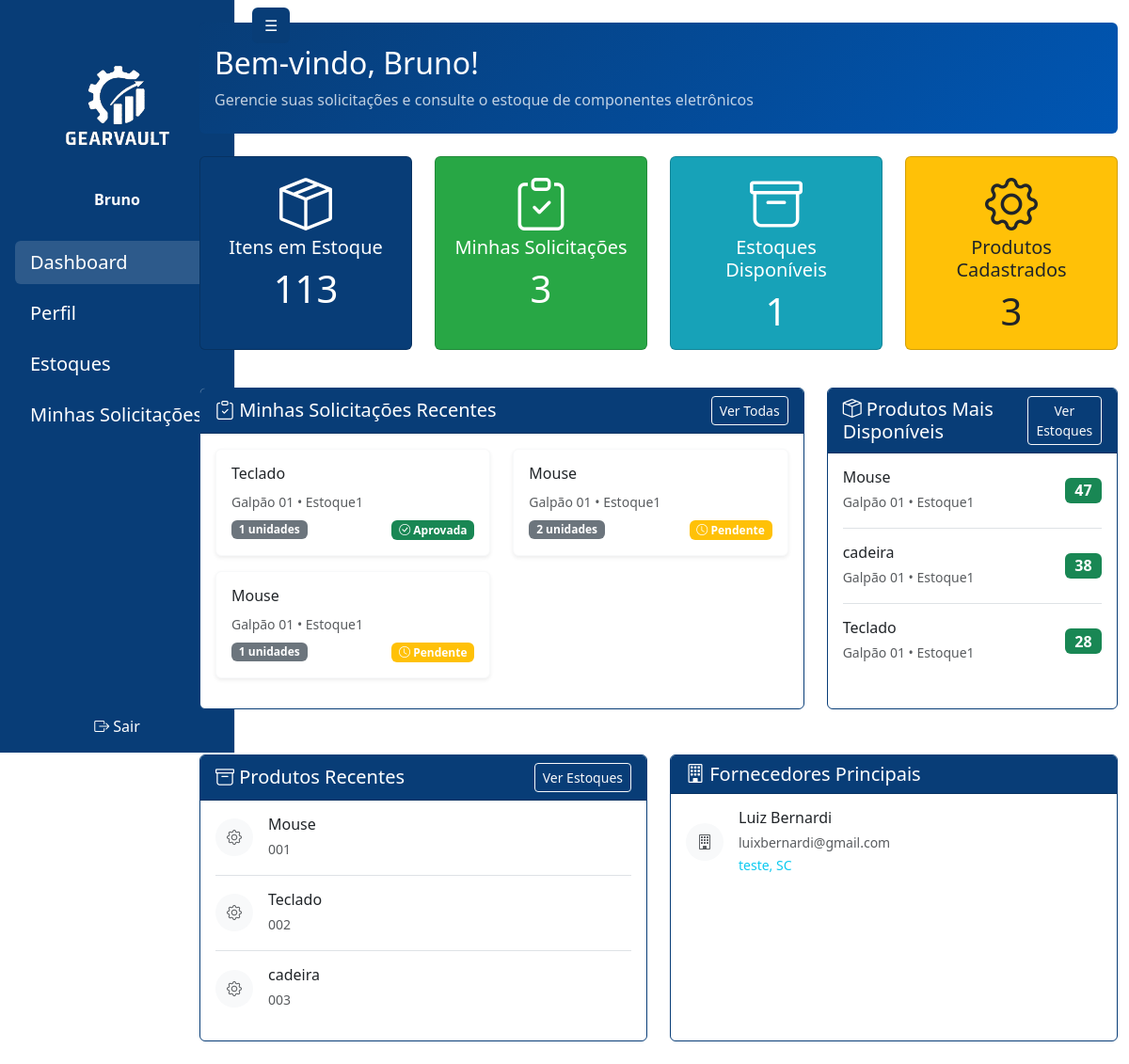
The app's page /usuario/painel/ (signed in), older data.
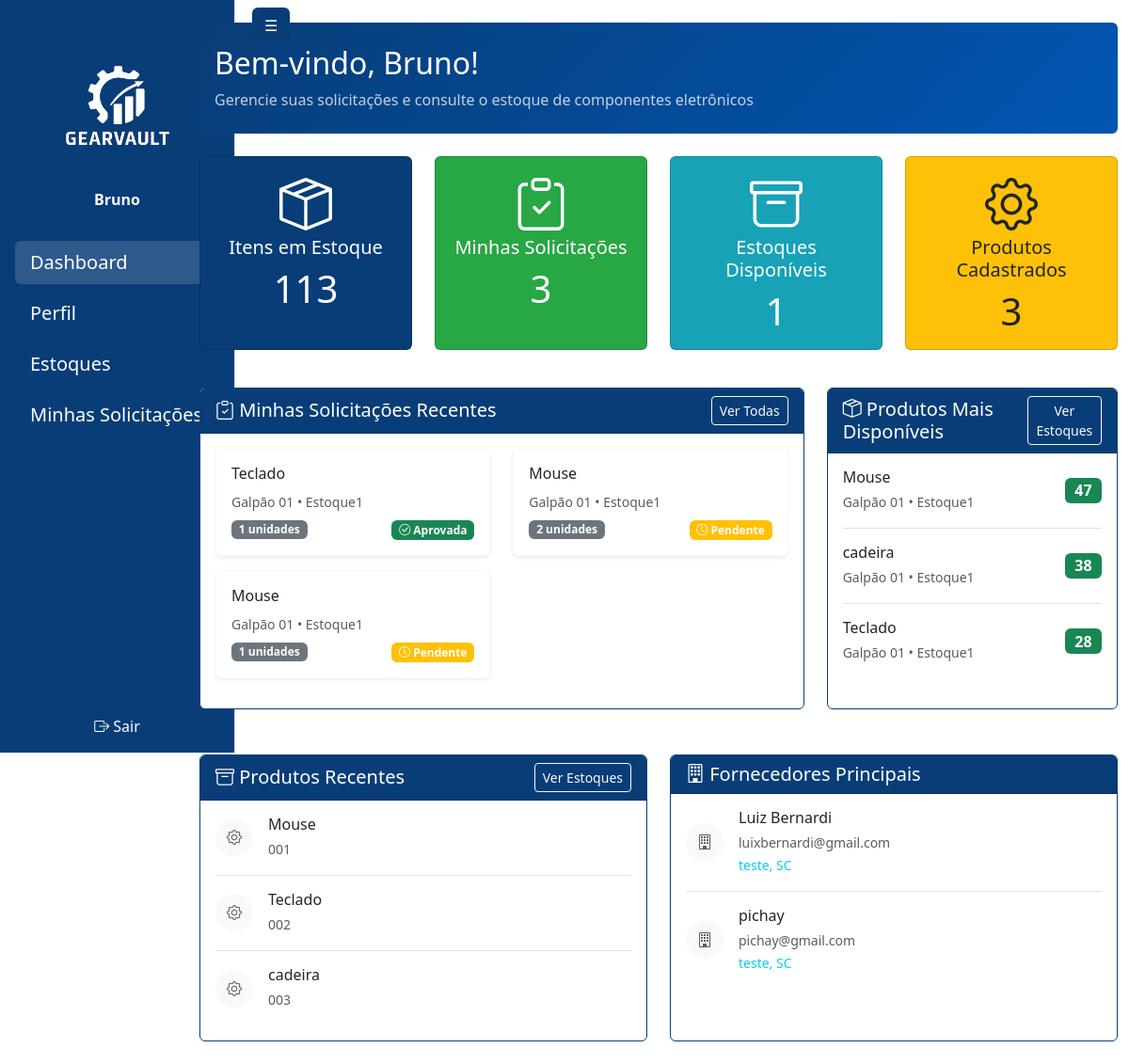
The same page, newer data.
### gearvault/models.py (models this page shows, shortened)
class SolicitacaoProduto(models.Model):
    STATUS_CHOICES = [
        ('PENDENTE', 'Pendente'),
        ('APROVADA', 'Aprovada'),
        ('REJEITADA', 'Rejeitada'),
    ]
    usuario = models.ForeignKey(
        get_user_model(), on_delete=models.CASCADE, related_name='solicitacoes')
    produto = models.ForeignKey(Produto, on_delete=models.CASCADE)
    local = models.ForeignKey(LocalArmazenamento, on_delete=models.CASCADE)
    quantidade = models.PositiveIntegerField()
    justificativa = models.TextField(
        help_text="Justificativa para a solicitação")
    status = models.CharField(
        max_length=10, choices=STATUS_CHOICES, default='PENDENTE')
    data_solicitacao = models.DateTimeField(auto_now_add=True)
    data_resposta = models.DateTimeField(null=True, blank=True)
    resposta_admin = models.TextField(
        blank=True, null=True, help_text="Resposta do administrador")
    admin_responsavel = models.ForeignKey(
        get_user_model(),
        on_delete=models.SET_NULL,
        null=True,
        blank=True,
        related_name='solicitacoes_processadas'
    )
    class Meta:
        ordering = ['-data_solicitacao']
        verbose_name = 'Solicitação de Produto'
        verbose_name_plural = 'Solicitações de Produtos'

class Produto(models.Model):
    nome = models.CharField(max_length=255)
    codigo = models.CharField(max_length=100, unique=True)
    categoria = models.CharField(max_length=100, blank=True, null=True)
    descricao = models.TextField(blank=True, null=True)
    fornecedores = models.ManyToManyField(
        Fornecedor, blank=True, related_name='produtos')
    imagem = models.ImageField(upload_to='produtos/', blank=True, null=True)

class LocalArmazenamento(models.Model):
    estoque = models.ForeignKey(Estoque, on_delete=models.CASCADE, related_name='locais')
    nome = models.CharField(max_length=255)
    descricao = models.TextField(blank=True, null=True)

class Estoque(models.Model):
    nome = models.CharField(max_length=255)
    descricao = models.TextField(blank=True, null=True)

class Fornecedor(models.Model):
    nome = models.CharField(max_length=255)
    cnpj = models.CharField(  max_length=14, validators=[
        MinLengthValidator(14),
            MaxLengthValidator(14)
        ], blank=False, null=False)
    email = models.EmailField(blank=False, null=False)
    telefone = models.CharField(max_length=11,  validators=[
            MinLengthValidator(11),
            MaxLengthValidator(11)
        ], blank=False, null=False)
    endereco = models.ForeignKey(Endereco, on_delete=models.SET_NULL, blank=False, null=True)

class Endereco(models.Model):
    logradouro = models.CharField(max_length=255)
    numero = models.CharField(max_length=20)
    complemento = models.CharField(max_length=100, blank=True, null=True)
    bairro = models.CharField(max_length=100)
    cidade = models.CharField(max_length=100)
    estado = models.CharField(max_length=2)
    cep = models.CharField(max_length=8)

### gearvault/views.py (the view)
# urls.py: path('painel/', views.usuario_painel, name='usuario_painel'),
@login_required
def usuario_painel(request):
    if request.user.profile.role != 'USUARIO':
        if request.user.profile.role == 'ADMIN':
            return redirect('admin_painel')
        return redirect('login')
    produtos = Produto.objects.all()
    total_produtos = produtos.count()
    total_estoque = ItemCompra.objects.aggregate(
        total=Sum('quantidade'))['total'] or 0
    from .models import SolicitacaoProduto
    minhas_solicitacoes = SolicitacaoProduto.objects.filter(
        usuario=request.user
    ).select_related('produto', 'local', 'local__estoque').order_by('-data_solicitacao')[:5]
    produtos_disponiveis = ItemCompra.objects.values(
        'produto__nome', 'local__nome', 'local__estoque__nome'
    ).annotate(
        quantidade_total=Sum('quantidade')
    ).filter(
        quantidade_total__gt=0
    ).order_by('-quantidade_total')[:5]
    estoques = Estoque.objects.prefetch_related('locais')
    fornecedores = Fornecedor.objects.all()
    contexto = {
        'sidebar_links': get_sidebar_links(request.user),
        'produtos': produtos,
        'total_produtos': total_produtos,
        'total_estoque': total_estoque,
        'minhas_solicitacoes': minhas_solicitacoes,
        'produtos_disponiveis': produtos_disponiveis,
        'estoques': estoques,
        'fornecedores': fornecedores,
    }
    return render(request, 'pages/user/painel.html', contexto)

### gearvault/templates/pages/user/painel.html (shortened to what the changed rows need)
{% extends 'base.html' %}
{% load static %}
{% block content %}
<div class="container-fluid" id="main-content-panel">
  <div class="row">
    <div class="col-md-2" id="sidebar-panel">
      {% include 'sidebar.html' %}
    </div>
    <div class="col-md-10 mt-4" id="painel-content">
      <div class="row mb-4">
        <div class="col-12">
          <div class="card border-0" style="background: linear-gradient(135deg, #083D77 0%, #0056b3 100%);">
            <div class="card-body text-white py-4">
              <h2 class="mb-2">Bem-vindo, {{ user.get_full_name|default:user.username }}!</h2>
            </div>
          </div>
        </div>
      </div>
      <div class="row mb-4">
        <div class="col-lg-8 mb-4">
          <div class="card h-100" style="border: 1px solid #083D77;">
            <div class="card-body">
              {% if minhas_solicitacoes %}
                <div class="row">
                  {% for solicitacao in minhas_solicitacoes|slice:':4' %}
                  <div class="col-md-6 mb-3">
                    <div class="card border-light shadow-sm h-100">
                      <div class="card-body">
                        <h6 class="card-title">{{ solicitacao.produto.nome }}</h6>
                        <p class="card-text mb-2">
                          <small class="text-muted">{{ solicitacao.local.nome }} • {{ solicitacao.local.estoque.nome }}</small>
                        </p>
                        <div class="d-flex justify-content-between align-items-center">
                          <span class="badge bg-secondary">{{ solicitacao.quantidade }} unidades</span>
                          {% if solicitacao.status == 'PENDENTE' %}
                            <span class="badge bg-warning"><i class="bi bi-clock"></i> Pendente</span>
                          {% elif solicitacao.status == 'APROVADA' %}
                            <span class="badge bg-success"><i class="bi bi-check-circle"></i> Aprovada</span>
                          {% elif solicitacao.status == 'REJEITADA' %}
                            <span class="badge bg-danger"><i class="bi bi-x-circle"></i> Rejeitada</span>
                          {% endif %}
                        </div>
                      </div>
                    </div>
                  </div>
                  {% endfor %}
                </div>
              {% endif %}
            </div>
          </div>
        </div>
        <div class="col-lg-4 mb-4">
          <div class="card h-100" style="border: 1px solid #083D77;">
            <div class="card-body">
              {% if produtos_disponiveis %}
                {% for item in produtos_disponiveis|slice:':5' %}
                <div class="d-flex justify-content-between align-items-center mb-3 {% if not forloop.last %}border-bottom pb-3{% endif %}">
                  <div>
                    <h6 class="mb-1">{{ item.produto__nome|truncatechars:25 }}</h6>
                    <small class="text-muted">{{ item.local__nome }} • {{ item.local__estoque__nome }}</small>
                  </div>
                  <span class="badge bg-success fs-6">{{ item.quantidade_total }}</span>
                </div>
                {% endfor %}
              {% else %}
                <div class="text-center py-4">
                  <i class="bi bi-box text-muted"></i>
                  <p class="text-muted mb-0">Nenhum produto disponível no momento.</p>
                </div>
              {% endif %}
            </div>
          </div>
        </div>
      </div>
      <div class="row mt-4">
        <div class="col-md-6 mb-4">
          <div class="card h-100" style="border: 1px solid #083D77;">
            <div class="card-body">
              {% if produtos %}
                {% for produto in produtos|slice:':4' %}
                <div class="d-flex align-items-center mb-3 {% if not forloop.last %}border-bottom pb-3{% endif %}">
                  <div class="me-3">
                    <div class="bg-light rounded-circle d-flex align-items-center justify-content-center" style="width: 40px; height: 40px;">
                      <i class="bi bi-gear text-muted"></i>
                    </div>
                  </div>
                  <div class="flex-grow-1">
                    <h6 class="mb-1">{{ produto.nome|truncatechars:30 }}</h6>
                    <small class="text-muted">{{ produto.codigo }}</small>
                  </div>
                </div>
                {% endfor %}
              {% else %}
                <div class="text-center py-4">
                  <i class="bi bi-gear text-muted"></i>
                  <p class="text-muted mb-0">Nenhum produto cadastrado.</p>
                </div>
              {% endif %}
            </div>
          </div>
        </div>
        <div class="col-md-6 mb-4">
          <div class="card h-100" style="border: 1px solid #083D77;">
            <div class="card-body">
              {% if fornecedores %}
                {% for fornecedor in fornecedores|slice:':4' %}
                <div class="d-flex align-items-center mb-3 {% if not forloop.last %}border-bottom pb-3{% endif %}">
                  <div class="me-3">
                    <div class="bg-light rounded-circle d-flex align-items-center justify-content-center" style="width: 40px; height: 40px;">
                      <i class="bi bi-building text-muted"></i>
                    </div>
                  </div>
                  <div class="flex-grow-1">
                    <h6 class="mb-1">{{ fornecedor.nome|truncatechars:30 }}</h6>
                    <small class="text-muted">{{ fornecedor.email }}</small>
                    {% if fornecedor.endereco %}
                      <br><small class="text-info">{{ fornecedor.endereco.cidade }}, {{ fornecedor.endereco.estado }}</small>
                    {% endif %}
                  </div>
                </div>
                {% endfor %}
              {% else %}
                <div class="text-center py-4">
                  <i class="bi bi-building text-muted"></i>
                  <p class="text-muted mb-0">Nenhum fornecedor cadastrado.</p>
                </div>
              {% endif %}
            </div>
          </div>
        </div>
      </div>
    </div>
  </div>
</div>
<script src="{% static 'js/painel-content-resize.js' %}"></script>{% endblock %}

### templates/sidebar.html (shortened to what this page needs)
{% load static %}
<div id="sidebar" class="position-fixed top-0 start-0 vh-100 text-white d-flex flex-column pt-5 border-end" style="background-color: #083D77; width: 250px; transition: transform 0.3s ease;">
  <div class="text-center mb-4 pt-3">
    <img src="{% static 'assets/LogoGearvaultBranco.png' %}" alt="Logo GearVault" style="width: 120px;" class="mb-3" />
    <strong class="d-block">{{ user.username }}</strong>
  </div>
  <nav class="flex-grow-1">
    <ul class="nav flex-column px-3">
      {% if sidebar_links %}
        {% for link in sidebar_links %}
          <li class="nav-item mt-2">
            <a href="{{ link.url }}" class="nav-link text-white fs-5 rounded px-3 py-2 link-hover{% if request.path == link.url %} active-link{% endif %}">{{ link.label }}</a>
          </li>
        {% endfor %}
      {% else %}
        <li class="nav-item text-white px-3">Nenhum link disponível</li>
      {% endif %}
    </ul>
  </nav>
  <div class="mt-auto">
    <a href="{% url 'logout' %}" class="text-white d-block px-3 py-2 pb-3 text-decoration-none text-center"><i class="bi bi-box-arrow-right"></i> Sair</a>
  </div>
</div>
<button id="toggleSidebarBtn" type="button" class="btn position-fixed top-0" style="background-color: #083D77;
  color: white; left: 260px; z-index: 1050; transition: left 0.3s ease; margin: 0.5rem;">☰</button>

Row changes from the older to the newer data that the page shows:
added Fornecedor: nome "pichay", email "pichay@gmail.com", endereco.cidade "teste", endereco.estado "SC"
